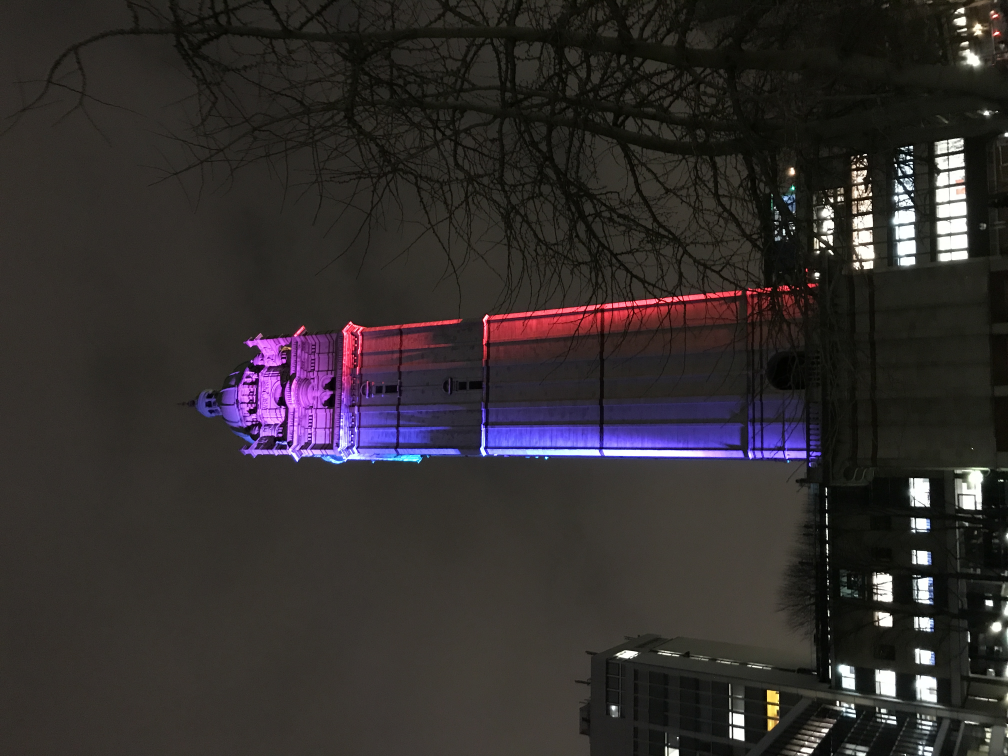
#> input picture Voronoi2D/qtatnight.jpg, 4032 x 3024 px (shown at 1/4 size)
$ python ColourMosaic.py   (Python 2 division)   (older library calls are emulated)
#> lines starting #> are read from the running program, lines starting #| are printed output that depends on the picture
from PIL import Image
from scipy import misc
from scipy import signal

import numpy as np
from voronoi2D import *
import matplotlib.pyplot as plt
import matplotlib.tri
import matplotlib.collections
from matplotlib.patches import Polygon


def convert2BW(img_in):
    # open the image file
    im_file = Image.open(img_in)

    # convert image to monochrome
    im_BW = im_file.convert('L')

    # convert to num-array
    im_array = np.array(im_BW)

    return im_array/255.

def getRGB(img_in):
    # open the image file
#> called with img_in = 'qtatnight.jpg'
    pixels = misc.imread(img_in)
#> pixels is the input picture: shape (3024, 4032, 3); mean R, G, B 49.9, 45, 45.1

    r = pixels[:,:,0]/255.
    g = pixels[:,:,1]/255.
    b = pixels[:,:,2]/255.
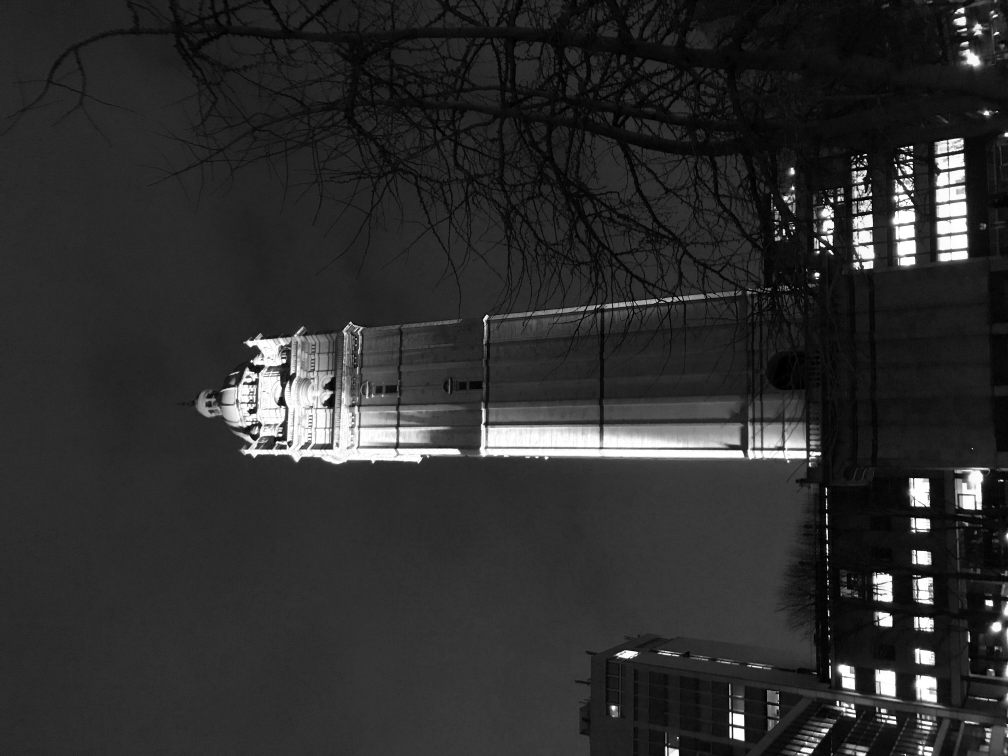
#> b: shape (3024, 4032) float64 (shown at 1/4 size); min 0, max 1, mean 0.177
    return r, g, b

def GradientSquared(A):
    # use central differencing to compute the square of the gradient
    n,m = np.shape(A)
    gradx = np.zeros((n-2,m-2))
    grady = np.zeros((n-2,m-2))

    gradx =  A[0:-2,1:-1] - 2*A[1:-1:,1:-1] + A[2:,1:-1]
    grady =  A[1:-1,0:-2] - 2*A[1:-1:,1:-1] + A[1:-1,2:]

    return gradx**2 + grady**2


def smooth(A, ntimes=1):
    # smooth A using moving average filter
    kernel = np.ones([5,5])/25
    As = A
    for i in range(ntimes):
        As = signal.convolve2d(As, kernel, boundary='symm', mode='same')

    return As


def PlotDiagram(vr, colour,Nx, Ny, saveName="test.png"):
    # create a Voronoi diagram plot with matplotlib.pyplot
    fig,ax = plt.subplots()
    ax.margins(0.1)
    ax.set_aspect('equal')
    plt.axis([-.05*Nx,1.05*Nx,-.05*Ny,1.05*Ny])

    # Plot Voronoi diagram edges (in red)
    for ir,r in enumerate(vr):
        if not ifix[ir] and (ifix[ir] == 0):

            c = colors[ir]

            polygon = [vc[i] for i in vr[r]]           # Build polygon for each region
            # plt.plot(*zip(*polygon),color="green")   # Plot polygon edges in red

            # without polygon boundaries
            #ax.add_patch(Polygon(np.transpose(zip(*polygon)), closed=True,fill=True,color=c))

            # with polygon boundaries
            ax.add_patch(Polygon(np.transpose(zip(*polygon)), closed=True,fill=True,facecolor=c, edgecolor='k'))
    plt.axis('off')
    plt.savefig(saveName, bbox_inches='tight')
    plt.show()
    plt.show()
    return


if __name__ == '__main__':

    # these parameters should work well for many images.
    numPtsX = 6       # number of grid points in x dir to start with
    numPtsY = 6       # number of grid points in y dir to start with
    numPtsEdge = 20   # number of constraining points at boundary
    centSteps = 12    # number of centroid iterations (16 should be ok), including seeding steps
    numSeedSteps = 10  # number of initial iteratsion after which additional points are added
    maxCells = 3000   # maximum number of Voronoi cells

    # [5 lines of commented-out code are left out]
    filename = 'qtatnight.jpg'


    # import pixel colour arrays and flip them to make them suitable for matplotlib
    RR, GG, BB = getRGB(filename)
    RR = np.fliplr(np.transpose(RR))
    GG = np.fliplr(np.transpose(GG))
    BB = np.fliplr(np.transpose(BB))
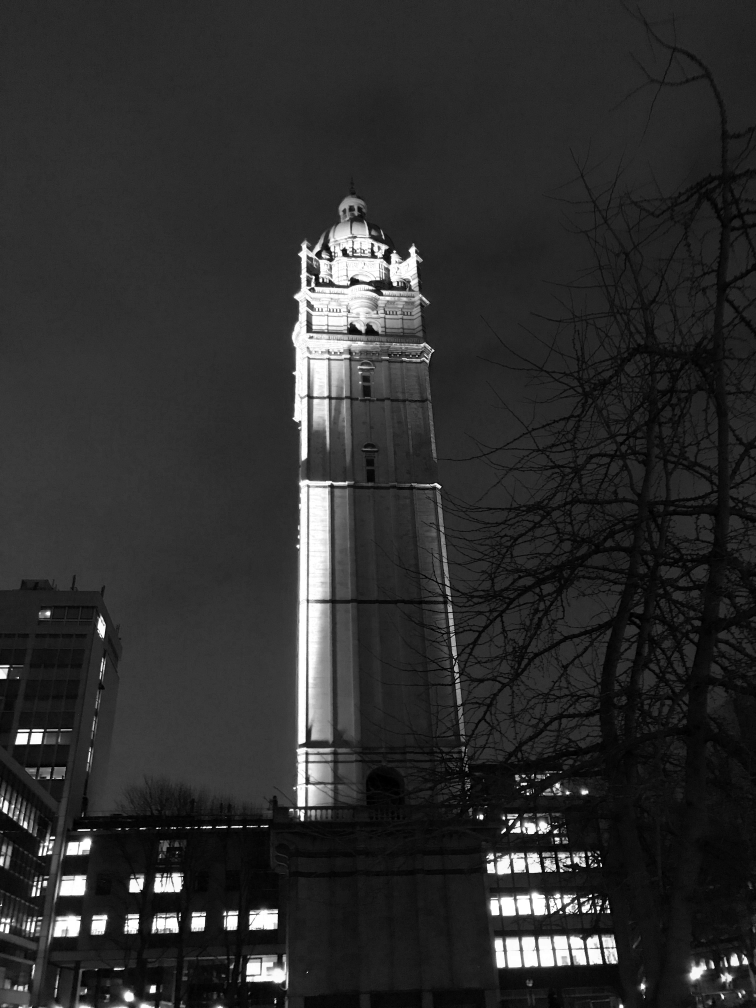
#> BB: shape (4032, 3024) float64 (shown at 1/4 size); min 0, max 1, mean 0.177

    ImageArray = np.fliplr(np.transpose(convert2BW(filename)))
#> in convert2BW, `im_BW = im_file.convert('L')`:
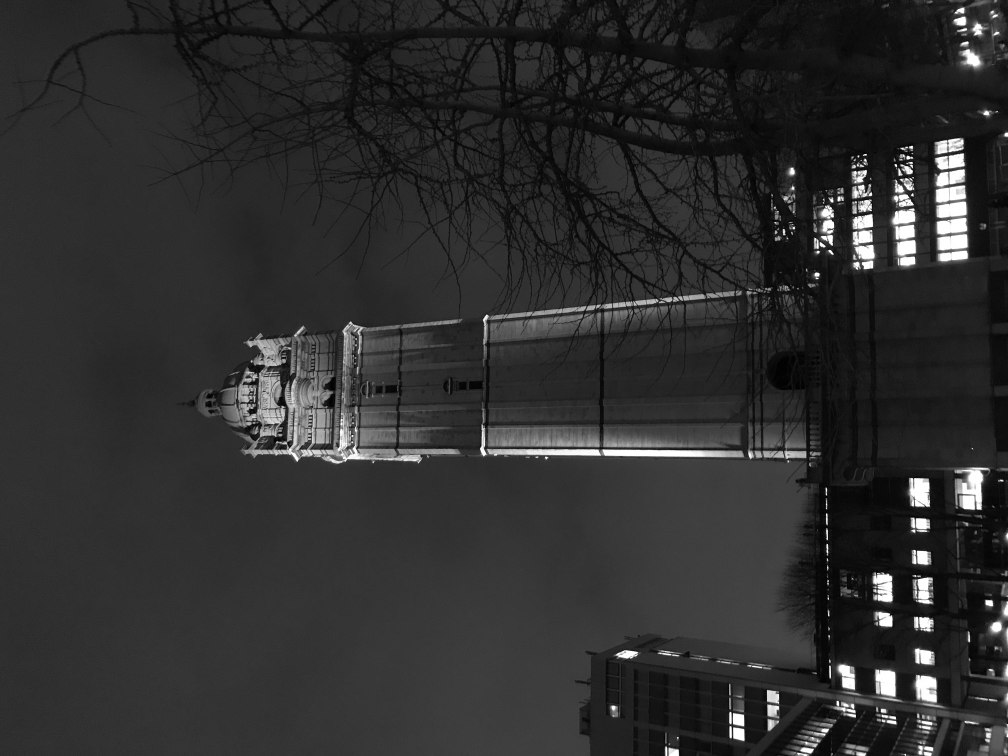
#> im_BW: PIL image 4032x3024 L (shown at 1/4 size); min 0, max 255, mean 46.4
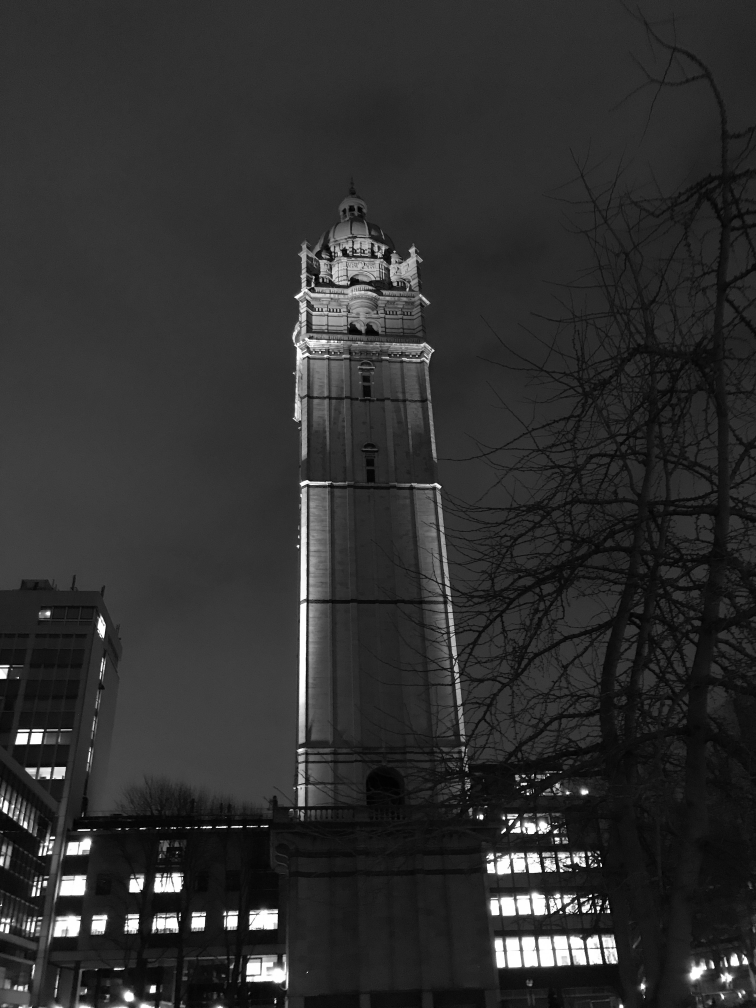
#> ImageArray: shape (4032, 3024) float64 (shown at 1/4 size); min 0, max 1, mean 0.182


    Nx,Ny = np.shape(ImageArray)
#> Nx = 4032; Ny = 3024
    radius = 4.*max([Nx,Ny])
#> radius = 16128

    # compute euclidean norm of the gradient of the image
    gradient = np.sqrt(GradientSquared(ImageArray))
#> in GradientSquared, `gradx =  A[0:-2,1:-1] - 2*A[1:-1:,1:-1] + A[2:,1:-1]`:
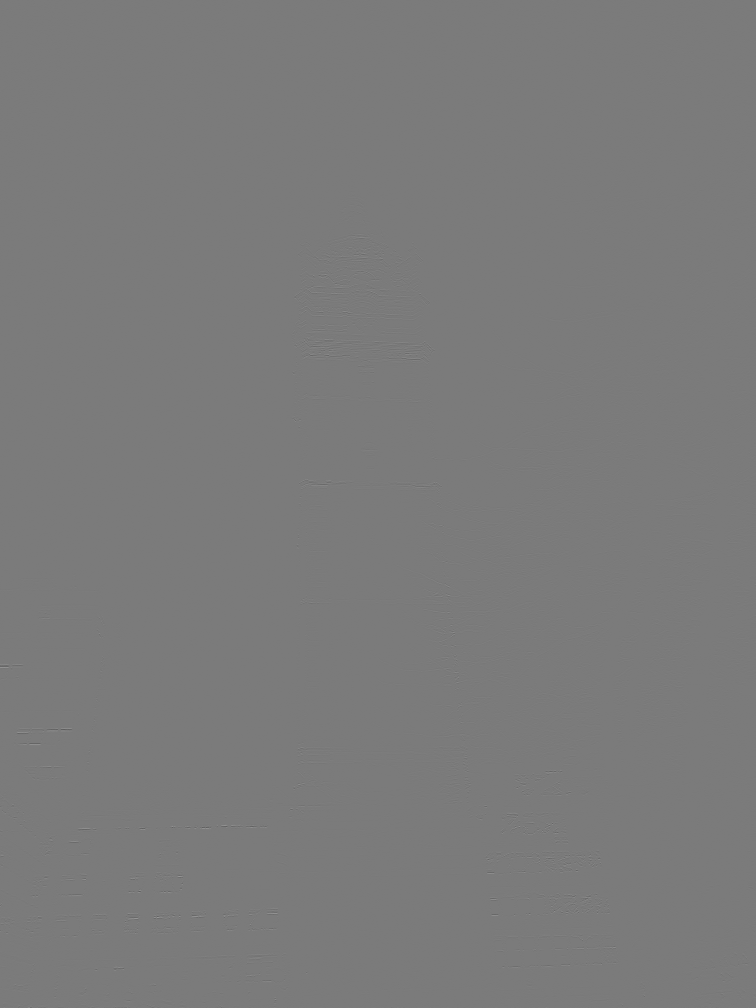
#> gradx: shape (4030, 3022) float64 (shown at 1/4 size); min -0.992, max 1.06, mean 3.74e-07; drawn with min black and max white
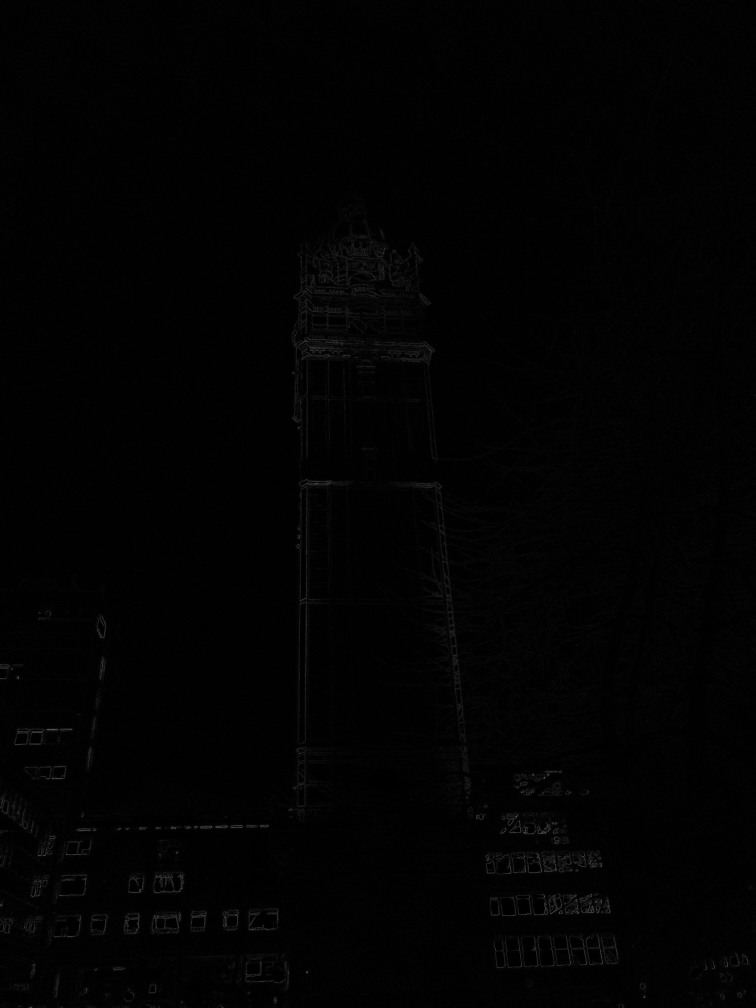
#> gradient: shape (4030, 3022) float64 (shown at 1/4 size); min 0, max 1.52, mean 0.0157; drawn with min black and max white

    # smooth eulcidean norm of the gradient (a lot)
    gradient = smooth(gradient, 15)  # maybe change this
#> (the run stopped early here; a loop or call above may not have finished)
